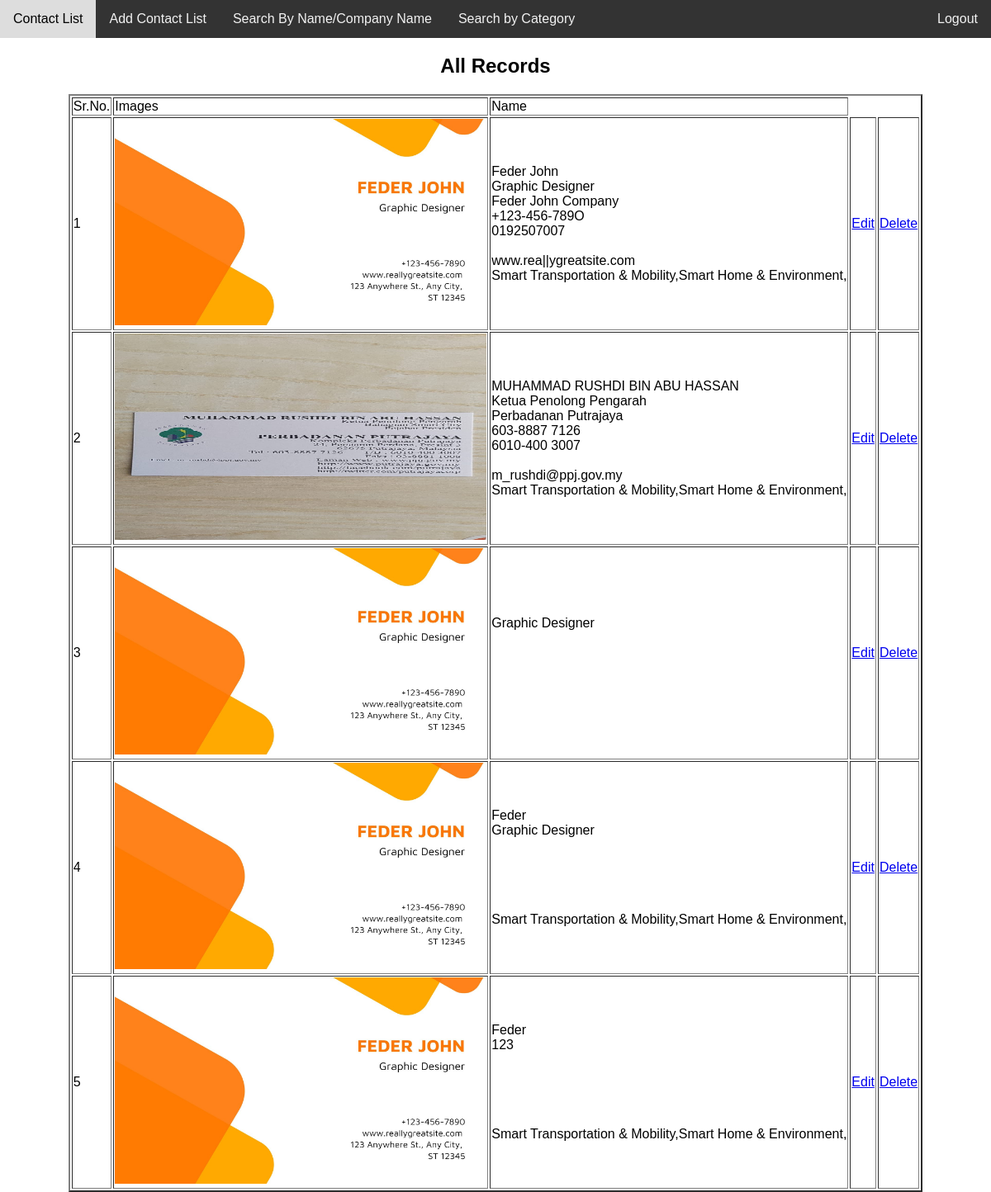
/Project1/SearchName.php, run on the app's committed database.
### tables this page shows
CREATE TABLE IF NOT EXISTS `images` (
  `id` int NOT NULL AUTO_INCREMENT,
  `fname` varchar(255) DEFAULT NULL,
  `job` varchar(255) DEFAULT NULL,
  `company` varchar(255) DEFAULT NULL,
  `phone` varchar(255) DEFAULT NULL,
  `mobile` varchar(255) DEFAULT NULL,
  `address` varchar(255) DEFAULT NULL,
  `email` varchar(255) DEFAULT NULL,
  `category` varchar(255) DEFAULT NULL,
  `image` varchar(255) DEFAULT NULL,
  `status` int NOT NULL,
  PRIMARY KEY (`id`)
);

### Project1/SearchName.php (the view, shortened to what this page needs)
<!doctype html>
<html>
<head>
</head>
	<centre>
	<div class="topnav">
        <a href="ContactListPage.php">Contact List</a>
		<a href="AddList.php">Add Contact List</a>
		<a href="SearchName0.php">Search By Name/Company Name</a>
          <a href="SearchCategory.html">Search by Category</a>
      <a href="logout.php" id="logout">Logout</a>
      </div>
<h2>All Records</h2>
<table align ="center" border="2">
  <tr>
    <td>Sr.No.</td>
    <td>Images</td>
    <td>Name</td>
  </tr>
</centre>
 <?php
$con=mysqli_connect("localhost","root","","userinfo") or die("Cannot connect to server.".mysqli_error($con));
$id=$_POST["fname"];
$records = mysqli_query($con,"select * from images where fname OR company like '%".$id."%'");
while($data = mysqli_fetch_array($records)){
?>
		<centre>
  <tr>
    <td><?php echo $data[0];  ?></td>
   <td><img src="<?php echo $data[9]; ?>" width="450" height="250"></td>
	  <td><?php echo $data[1]; ?><br>
	  <?php echo $data[2]; ?><br>
	  <?php echo $data[3]; ?><br>
	  <?php echo $data[4]; ?><br>
	  <?php echo $data[5]; ?><br>
	  <?php echo $data[6]; ?><br>
	  <?php echo $data[7]; ?><br>
	    <?php echo $data[8]; ?>
	  <td><a href="testupdate.php?id=<?php echo $data['id']; ?>">Edit</a></td>
    <td><a href="delete.php?id=<?php echo $data['id']; ?>">Delete</a></td></td></td>
  </tr>
			</centre>
<?php
										   }
?>
<body>
</body>
</html>

### Project1/SearchName.php (style rules this page uses)
body { background-image: url(https://img.freepik.com/free-vector/gray-white-gradient-abstract-background_53876-60238.jpg?size=338&ext=jpg);background-size: 100%; }
* { box-sizing: border-box; font-family: Arial, Helvetica, sans-serif; }
body { margin: 0; font-family: Arial, Helvetica, sans-serif; }
h2 { text-align: center; }
table { align: center; }
.topnav { overflow: hidden; background-color: #333; }
#logout { float:right; }
.topnav a { float: left; display: block; color: #f2f2f2; text-align: center; padding: 14px 16px; text-decoration: none; }
div { text-align: center; }

### data on the page
images: id "1", image (picture), fname "Feder John", job "Graphic Designer", company "Feder John Company", phone "+123-456-789O", mobile "0192507007", email "www.rea||ygreatsite.com", category "Smart Transportation & Mobility,Smart Home & Environment,"
images: id "2", image (picture), fname "MUHAMMAD RUSHDI BIN ABU HASSAN", job "Ketua Penolong Pengarah", company "Perbadanan Putrajaya", phone "603-8887 7126", mobile "6010-400 3007", email "m_rushdi@ppj.gov.my", category "Smart Transportation & Mobility,Smart Home & Environment,"
images: id "3", image (picture), job "Graphic Designer"
images: id "4", image (picture), fname "Feder", job "Graphic Designer", category "Smart Transportation & Mobility,Smart Home & Environment,"
images: id "5", image (picture), fname "Feder", job "123", category "Smart Transportation & Mobility,Smart Home & Environment,"
